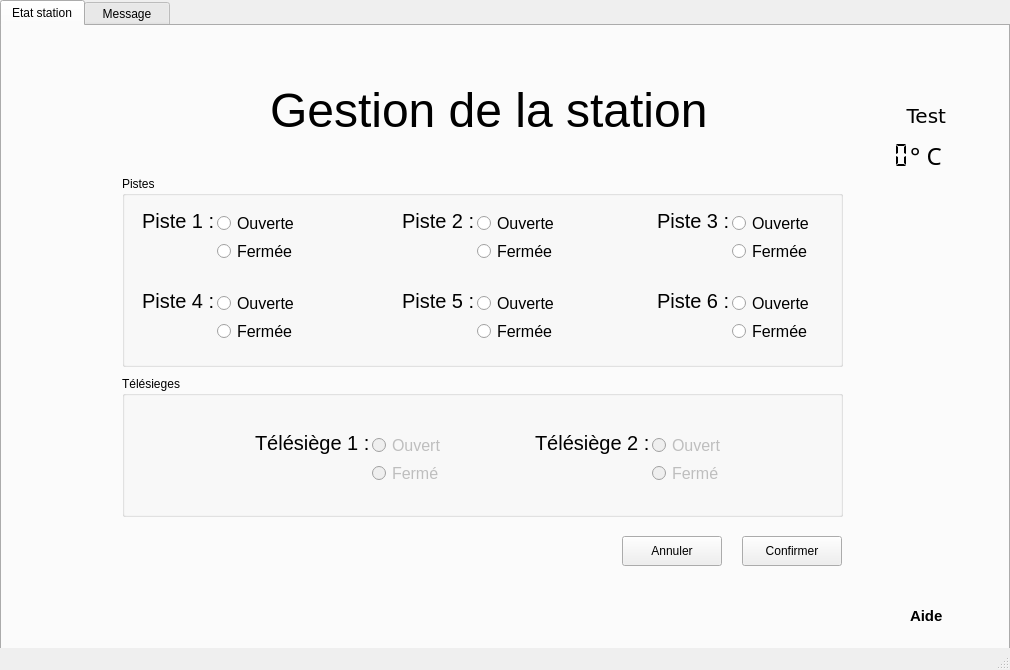
<?xml version="1.0" encoding="UTF-8"?>
<ui version="4.0">
 <class>MainView</class>
 <widget class="QMainWindow" name="MainView">
  <property name="geometry">
   <rect>
    <x>0</x>
    <y>0</y>
    <width>1010</width>
    <height>670</height>
   </rect>
  </property>
  <property name="windowTitle">
   <string>MainView</string>
  </property>
  <widget class="QWidget" name="centralWidget">
   <widget class="QTabWidget" name="tabWidget">
    <property name="enabled">
     <bool>true</bool>
    </property>
    <property name="geometry">
     <rect>
      <x>0</x>
      <y>0</y>
      <width>1010</width>
      <height>670</height>
     </rect>
    </property>
    <property name="minimumSize">
     <size>
      <width>0</width>
      <height>0</height>
     </size>
    </property>
    <property name="sizeIncrement">
     <size>
      <width>0</width>
      <height>0</height>
     </size>
    </property>
    <property name="tabPosition">
     <enum>QTabWidget::North</enum>
    </property>
    <property name="tabShape">
     <enum>QTabWidget::Rounded</enum>
    </property>
    <property name="currentIndex">
     <number>0</number>
    </property>
    <property name="iconSize">
     <size>
      <width>16</width>
      <height>16</height>
     </size>
    </property>
    <property name="documentMode">
     <bool>false</bool>
    </property>
    <widget class="QWidget" name="Etats">
     <property name="minimumSize">
      <size>
       <width>0</width>
       <height>0</height>
      </size>
     </property>
     <property name="baseSize">
      <size>
       <width>0</width>
       <height>0</height>
      </size>
     </property>
     <property name="font">
      <font>
       <italic>false</italic>
      </font>
     </property>
     <attribute name="title">
      <string>Etat station</string>
     </attribute>
     <widget class="QGroupBox" name="Pistes">
      <property name="geometry">
       <rect>
        <x>120</x>
        <y>150</y>
        <width>721</width>
        <height>191</height>
       </rect>
      </property>
      <property name="title">
       <string>Pistes</string>
      </property>
      <widget class="QRadioButton" name="piste3ferme">
       <property name="geometry">
        <rect>
         <x>610</x>
         <y>58</y>
         <width>91</width>
         <height>34</height>
        </rect>
       </property>
       <property name="font">
        <font>
         <pointsize>12</pointsize>
         <italic>false</italic>
        </font>
       </property>
       <property name="text">
        <string>Fermée</string>
       </property>
       <property name="autoExclusive">
        <bool>false</bool>
       </property>
      </widget>
      <widget class="QRadioButton" name="piste5ferme">
       <property name="geometry">
        <rect>
         <x>355</x>
         <y>138</y>
         <width>91</width>
         <height>34</height>
        </rect>
       </property>
       <property name="font">
        <font>
         <pointsize>12</pointsize>
         <italic>false</italic>
        </font>
       </property>
       <property name="text">
        <string>Fermée</string>
       </property>
       <property name="autoExclusive">
        <bool>false</bool>
       </property>
      </widget>
      <widget class="QRadioButton" name="piste3ouvert">
       <property name="geometry">
        <rect>
         <x>610</x>
         <y>30</y>
         <width>91</width>
         <height>34</height>
        </rect>
       </property>
       <property name="font">
        <font>
         <pointsize>12</pointsize>
         <italic>false</italic>
        </font>
       </property>
       <property name="text">
        <string>Ouverte</string>
       </property>
       <property name="autoExclusive">
        <bool>false</bool>
       </property>
      </widget>
      <widget class="QLabel" name="piste5txt">
       <property name="geometry">
        <rect>
         <x>280</x>
         <y>108</y>
         <width>75</width>
         <height>34</height>
        </rect>
       </property>
       <property name="font">
        <font>
         <pointsize>15</pointsize>
         <italic>false</italic>
        </font>
       </property>
       <property name="text">
        <string>Piste 5 :</string>
       </property>
      </widget>
      <widget class="QLabel" name="piste4txt">
       <property name="geometry">
        <rect>
         <x>20</x>
         <y>108</y>
         <width>75</width>
         <height>34</height>
        </rect>
       </property>
       <property name="font">
        <font>
         <pointsize>15</pointsize>
         <italic>false</italic>
        </font>
       </property>
       <property name="text">
        <string>Piste 4 :</string>
       </property>
      </widget>
      <widget class="QLabel" name="piste3txt">
       <property name="geometry">
        <rect>
         <x>535</x>
         <y>28</y>
         <width>75</width>
         <height>34</height>
        </rect>
       </property>
       <property name="font">
        <font>
         <pointsize>15</pointsize>
         <italic>false</italic>
        </font>
       </property>
       <property name="text">
        <string>Piste 3 :</string>
       </property>
      </widget>
      <widget class="QRadioButton" name="piste1ouvert">
       <property name="geometry">
        <rect>
         <x>95</x>
         <y>30</y>
         <width>91</width>
         <height>34</height>
        </rect>
       </property>
       <property name="font">
        <font>
         <pointsize>12</pointsize>
         <italic>false</italic>
        </font>
       </property>
       <property name="text">
        <string>Ouverte</string>
       </property>
       <property name="autoExclusive">
        <bool>false</bool>
       </property>
      </widget>
      <widget class="QRadioButton" name="piste6ferme">
       <property name="geometry">
        <rect>
         <x>610</x>
         <y>138</y>
         <width>91</width>
         <height>34</height>
        </rect>
       </property>
       <property name="font">
        <font>
         <pointsize>12</pointsize>
         <italic>false</italic>
        </font>
       </property>
       <property name="text">
        <string>Fermée</string>
       </property>
       <property name="autoExclusive">
        <bool>false</bool>
       </property>
      </widget>
      <widget class="QLabel" name="piste2txt">
       <property name="geometry">
        <rect>
         <x>280</x>
         <y>28</y>
         <width>75</width>
         <height>34</height>
        </rect>
       </property>
       <property name="font">
        <font>
         <pointsize>15</pointsize>
         <italic>false</italic>
        </font>
       </property>
       <property name="text">
        <string>Piste 2 :</string>
       </property>
      </widget>
      <widget class="QRadioButton" name="piste5ouvert">
       <property name="geometry">
        <rect>
         <x>355</x>
         <y>110</y>
         <width>91</width>
         <height>34</height>
        </rect>
       </property>
       <property name="font">
        <font>
         <pointsize>12</pointsize>
         <italic>false</italic>
        </font>
       </property>
       <property name="text">
        <string>Ouverte</string>
       </property>
       <property name="autoExclusive">
        <bool>false</bool>
       </property>
      </widget>
      <widget class="QRadioButton" name="piste1ferme">
       <property name="geometry">
        <rect>
         <x>95</x>
         <y>58</y>
         <width>91</width>
         <height>34</height>
        </rect>
       </property>
       <property name="font">
        <font>
         <pointsize>12</pointsize>
         <italic>false</italic>
        </font>
       </property>
       <property name="text">
        <string>Fermée</string>
       </property>
       <property name="autoExclusive">
        <bool>false</bool>
       </property>
      </widget>
      <widget class="QRadioButton" name="piste2ferme">
       <property name="geometry">
        <rect>
         <x>355</x>
         <y>58</y>
         <width>91</width>
         <height>34</height>
        </rect>
       </property>
       <property name="font">
        <font>
         <pointsize>12</pointsize>
         <italic>false</italic>
        </font>
       </property>
       <property name="text">
        <string>Fermée</string>
       </property>
       <property name="autoExclusive">
        <bool>false</bool>
       </property>
      </widget>
      <widget class="QRadioButton" name="piste4ouvert">
       <property name="geometry">
        <rect>
         <x>95</x>
         <y>110</y>
         <width>91</width>
         <height>34</height>
        </rect>
       </property>
       <property name="font">
        <font>
         <pointsize>12</pointsize>
         <italic>false</italic>
        </font>
       </property>
       <property name="text">
        <string>Ouverte</string>
       </property>
       <property name="autoExclusive">
        <bool>false</bool>
       </property>
      </widget>
      <widget class="QLabel" name="piste6txt">
       <property name="geometry">
        <rect>
         <x>535</x>
         <y>108</y>
         <width>75</width>
         <height>34</height>
        </rect>
       </property>
       <property name="font">
        <font>
         <pointsize>15</pointsize>
         <italic>false</italic>
        </font>
       </property>
       <property name="text">
        <string>Piste 6 :</string>
       </property>
      </widget>
      <widget class="QLabel" name="piste1txt">
       <property name="geometry">
        <rect>
         <x>20</x>
         <y>28</y>
         <width>75</width>
         <height>34</height>
        </rect>
       </property>
       <property name="font">
        <font>
         <pointsize>15</pointsize>
         <italic>false</italic>
        </font>
       </property>
       <property name="text">
        <string>Piste 1 :</string>
       </property>
      </widget>
      <widget class="QRadioButton" name="piste2ouvert">
       <property name="geometry">
        <rect>
         <x>355</x>
         <y>30</y>
         <width>91</width>
         <height>34</height>
        </rect>
       </property>
       <property name="font">
        <font>
         <pointsize>12</pointsize>
         <italic>false</italic>
        </font>
       </property>
       <property name="text">
        <string>Ouverte</string>
       </property>
       <property name="autoExclusive">
        <bool>false</bool>
       </property>
      </widget>
      <widget class="QRadioButton" name="piste4ferme">
       <property name="geometry">
        <rect>
         <x>95</x>
         <y>138</y>
         <width>91</width>
         <height>34</height>
        </rect>
       </property>
       <property name="font">
        <font>
         <pointsize>12</pointsize>
         <italic>false</italic>
        </font>
       </property>
       <property name="text">
        <string>Fermée</string>
       </property>
       <property name="autoExclusive">
        <bool>false</bool>
       </property>
      </widget>
      <widget class="QRadioButton" name="piste6ouvert">
       <property name="geometry">
        <rect>
         <x>610</x>
         <y>110</y>
         <width>91</width>
         <height>34</height>
        </rect>
       </property>
       <property name="font">
        <font>
         <pointsize>12</pointsize>
         <italic>false</italic>
        </font>
       </property>
       <property name="text">
        <string>Ouverte</string>
       </property>
       <property name="autoExclusive">
        <bool>false</bool>
       </property>
      </widget>
     </widget>
     <widget class="QGroupBox" name="Telesieges">
      <property name="geometry">
       <rect>
        <x>120</x>
        <y>350</y>
        <width>721</width>
        <height>141</height>
       </rect>
      </property>
      <property name="title">
       <string>Télésieges</string>
      </property>
      <widget class="QLabel" name="teles1txt">
       <property name="geometry">
        <rect>
         <x>133</x>
         <y>50</y>
         <width>131</width>
         <height>34</height>
        </rect>
       </property>
       <property name="font">
        <font>
         <pointsize>15</pointsize>
         <italic>false</italic>
        </font>
       </property>
       <property name="text">
        <string>Télésiège 1 :</string>
       </property>
      </widget>
      <widget class="QRadioButton" name="teles1ouvert">
       <property name="enabled">
        <bool>false</bool>
       </property>
       <property name="geometry">
        <rect>
         <x>250</x>
         <y>52</y>
         <width>91</width>
         <height>34</height>
        </rect>
       </property>
       <property name="font">
        <font>
         <pointsize>12</pointsize>
         <italic>false</italic>
        </font>
       </property>
       <property name="text">
        <string>Ouvert</string>
       </property>
       <property name="checkable">
        <bool>true</bool>
       </property>
       <property name="autoExclusive">
        <bool>false</bool>
       </property>
      </widget>
      <widget class="QRadioButton" name="teles2ferme">
       <property name="enabled">
        <bool>false</bool>
       </property>
       <property name="geometry">
        <rect>
         <x>530</x>
         <y>80</y>
         <width>91</width>
         <height>34</height>
        </rect>
       </property>
       <property name="font">
        <font>
         <pointsize>12</pointsize>
         <italic>false</italic>
        </font>
       </property>
       <property name="text">
        <string>Fermé</string>
       </property>
       <property name="checkable">
        <bool>true</bool>
       </property>
       <property name="autoExclusive">
        <bool>false</bool>
       </property>
      </widget>
      <widget class="QLabel" name="teles2txt">
       <property name="geometry">
        <rect>
         <x>413</x>
         <y>50</y>
         <width>121</width>
         <height>34</height>
        </rect>
       </property>
       <property name="font">
        <font>
         <pointsize>15</pointsize>
         <italic>false</italic>
        </font>
       </property>
       <property name="text">
        <string>Télésiège 2 :</string>
       </property>
      </widget>
      <widget class="QRadioButton" name="teles2ouvert">
       <property name="enabled">
        <bool>false</bool>
       </property>
       <property name="geometry">
        <rect>
         <x>530</x>
         <y>52</y>
         <width>91</width>
         <height>34</height>
        </rect>
       </property>
       <property name="font">
        <font>
         <pointsize>12</pointsize>
         <italic>false</italic>
        </font>
       </property>
       <property name="text">
        <string>Ouvert</string>
       </property>
       <property name="checkable">
        <bool>true</bool>
       </property>
       <property name="autoExclusive">
        <bool>false</bool>
       </property>
      </widget>
      <widget class="QRadioButton" name="teles1ferme">
       <property name="enabled">
        <bool>false</bool>
       </property>
       <property name="geometry">
        <rect>
         <x>250</x>
         <y>80</y>
         <width>91</width>
         <height>34</height>
        </rect>
       </property>
       <property name="font">
        <font>
         <pointsize>12</pointsize>
         <italic>false</italic>
        </font>
       </property>
       <property name="text">
        <string>Fermé</string>
       </property>
       <property name="checkable">
        <bool>true</bool>
       </property>
       <property name="autoExclusive">
        <bool>false</bool>
       </property>
      </widget>
     </widget>
     <widget class="QPushButton" name="AnnulerP">
      <property name="geometry">
       <rect>
        <x>620</x>
        <y>510</y>
        <width>100</width>
        <height>30</height>
       </rect>
      </property>
      <property name="text">
       <string>Annuler</string>
      </property>
     </widget>
     <widget class="QPushButton" name="ConfirmerP">
      <property name="geometry">
       <rect>
        <x>740</x>
        <y>510</y>
        <width>100</width>
        <height>30</height>
       </rect>
      </property>
      <property name="text">
       <string>Confirmer</string>
      </property>
     </widget>
    </widget>
    <widget class="QWidget" name="Message">
     <attribute name="title">
      <string>  Message  </string>
     </attribute>
     <widget class="QGroupBox" name="Messages">
      <property name="geometry">
       <rect>
        <x>170</x>
        <y>140</y>
        <width>651</width>
        <height>401</height>
       </rect>
      </property>
      <property name="title">
       <string>Messages</string>
      </property>
      <widget class="QLineEdit" name="message10Edit">
       <property name="geometry">
        <rect>
         <x>200</x>
         <y>360</y>
         <width>400</width>
         <height>25</height>
        </rect>
       </property>
      </widget>
      <widget class="QLineEdit" name="message9Edit">
       <property name="geometry">
        <rect>
         <x>200</x>
         <y>325</y>
         <width>400</width>
         <height>25</height>
        </rect>
       </property>
      </widget>
      <widget class="QLineEdit" name="message8Edit">
       <property name="geometry">
        <rect>
         <x>200</x>
         <y>290</y>
         <width>400</width>
         <height>25</height>
        </rect>
       </property>
      </widget>
      <widget class="QLineEdit" name="message2Edit">
       <property name="geometry">
        <rect>
         <x>200</x>
         <y>80</y>
         <width>400</width>
         <height>25</height>
        </rect>
       </property>
      </widget>
      <widget class="QLineEdit" name="message1Edit">
       <property name="geometry">
        <rect>
         <x>200</x>
         <y>45</y>
         <width>400</width>
         <height>25</height>
        </rect>
       </property>
      </widget>
      <widget class="QLineEdit" name="message7Edit">
       <property name="geometry">
        <rect>
         <x>200</x>
         <y>255</y>
         <width>400</width>
         <height>25</height>
        </rect>
       </property>
      </widget>
      <widget class="QLineEdit" name="message3Edit">
       <property name="geometry">
        <rect>
         <x>200</x>
         <y>115</y>
         <width>400</width>
         <height>25</height>
        </rect>
       </property>
      </widget>
      <widget class="QLineEdit" name="message4Edit">
       <property name="geometry">
        <rect>
         <x>200</x>
         <y>150</y>
         <width>400</width>
         <height>25</height>
        </rect>
       </property>
      </widget>
      <widget class="QLineEdit" name="message5Edit">
       <property name="geometry">
        <rect>
         <x>200</x>
         <y>185</y>
         <width>400</width>
         <height>25</height>
        </rect>
       </property>
      </widget>
      <widget class="QLabel" name="messagetxt">
       <property name="geometry">
        <rect>
         <x>30</x>
         <y>40</y>
         <width>161</width>
         <height>31</height>
        </rect>
       </property>
       <property name="font">
        <font>
         <pointsize>15</pointsize>
        </font>
       </property>
       <property name="text">
        <string>Message actuel :</string>
       </property>
      </widget>
      <widget class="QLineEdit" name="message6Edit">
       <property name="geometry">
        <rect>
         <x>200</x>
         <y>220</y>
         <width>400</width>
         <height>25</height>
        </rect>
       </property>
      </widget>
     </widget>
     <widget class="QPushButton" name="AnnulerM">
      <property name="geometry">
       <rect>
        <x>600</x>
        <y>560</y>
        <width>100</width>
        <height>30</height>
       </rect>
      </property>
      <property name="text">
       <string>Annuler</string>
      </property>
     </widget>
     <widget class="QPushButton" name="ConfirmerM">
      <property name="geometry">
       <rect>
        <x>720</x>
        <y>560</y>
        <width>100</width>
        <height>30</height>
       </rect>
      </property>
      <property name="text">
       <string>Confirmer</string>
      </property>
     </widget>
    </widget>
   </widget>
   <widget class="QLabel" name="titretxt">
    <property name="geometry">
     <rect>
      <x>270</x>
      <y>80</y>
      <width>551</width>
      <height>61</height>
     </rect>
    </property>
    <property name="font">
     <font>
      <pointsize>36</pointsize>
      <italic>false</italic>
     </font>
    </property>
    <property name="text">
     <string>Gestion de la station</string>
    </property>
   </widget>
   <widget class="QLabel" name="tempTxt">
    <property name="geometry">
     <rect>
      <x>910</x>
      <y>140</y>
      <width>61</width>
      <height>31</height>
     </rect>
    </property>
    <property name="font">
     <font>
      <family>Digital dream</family>
      <pointsize>18</pointsize>
      <weight>50</weight>
      <bold>false</bold>
     </font>
    </property>
    <property name="text">
     <string>° C</string>
    </property>
   </widget>
   <widget class="QLCDNumber" name="tempLCD">
    <property name="geometry">
     <rect>
      <x>840</x>
      <y>140</y>
      <width>71</width>
      <height>31</height>
     </rect>
    </property>
    <property name="frameShape">
     <enum>QFrame::NoFrame</enum>
    </property>
    <property name="frameShadow">
     <enum>QFrame::Sunken</enum>
    </property>
    <property name="segmentStyle">
     <enum>QLCDNumber::Flat</enum>
    </property>
   </widget>
   <widget class="QLabel" name="aideTxt">
    <property name="geometry">
     <rect>
      <x>910</x>
      <y>600</y>
      <width>51</width>
      <height>31</height>
     </rect>
    </property>
    <property name="font">
     <font>
      <pointsize>11</pointsize>
      <weight>75</weight>
      <bold>true</bold>
     </font>
    </property>
    <property name="text">
     <string>Aide</string>
    </property>
    <property name="textFormat">
     <enum>Qt::AutoText</enum>
    </property>
   </widget>
   <widget class="QLabel" name="heureTxt">
    <property name="geometry">
     <rect>
      <x>795</x>
      <y>95</y>
      <width>151</width>
      <height>41</height>
     </rect>
    </property>
    <property name="font">
     <font>
      <family>DejaVu Sans</family>
      <pointsize>15</pointsize>
      <weight>50</weight>
      <bold>false</bold>
     </font>
    </property>
    <property name="layoutDirection">
     <enum>Qt::RightToLeft</enum>
    </property>
    <property name="text">
     <string>Test</string>
    </property>
    <property name="alignment">
     <set>Qt::AlignRight|Qt::AlignTrailing|Qt::AlignVCenter</set>
    </property>
   </widget>
  </widget>
  <widget class="QStatusBar" name="statusBar"/>
 </widget>
 <layoutdefault spacing="6" margin="11"/>
 <tabstops>
  <tabstop>piste3ferme</tabstop>
  <tabstop>piste5ferme</tabstop>
  <tabstop>piste3ouvert</tabstop>
  <tabstop>piste1ouvert</tabstop>
  <tabstop>piste6ferme</tabstop>
  <tabstop>piste5ouvert</tabstop>
  <tabstop>piste1ferme</tabstop>
  <tabstop>piste2ferme</tabstop>
  <tabstop>piste4ouvert</tabstop>
  <tabstop>piste2ouvert</tabstop>
  <tabstop>piste4ferme</tabstop>
  <tabstop>piste6ouvert</tabstop>
  <tabstop>teles1ouvert</tabstop>
  <tabstop>teles2ferme</tabstop>
  <tabstop>teles2ouvert</tabstop>
  <tabstop>teles1ferme</tabstop>
  <tabstop>AnnulerP</tabstop>
  <tabstop>ConfirmerP</tabstop>
  <tabstop>tabWidget</tabstop>
  <tabstop>message1Edit</tabstop>
  <tabstop>message2Edit</tabstop>
  <tabstop>message3Edit</tabstop>
  <tabstop>message4Edit</tabstop>
  <tabstop>message5Edit</tabstop>
  <tabstop>message6Edit</tabstop>
  <tabstop>message7Edit</tabstop>
  <tabstop>message8Edit</tabstop>
  <tabstop>message9Edit</tabstop>
  <tabstop>message10Edit</tabstop>
  <tabstop>AnnulerM</tabstop>
  <tabstop>ConfirmerM</tabstop>
 </tabstops>
 <resources/>
 <connections/>
</ui>
